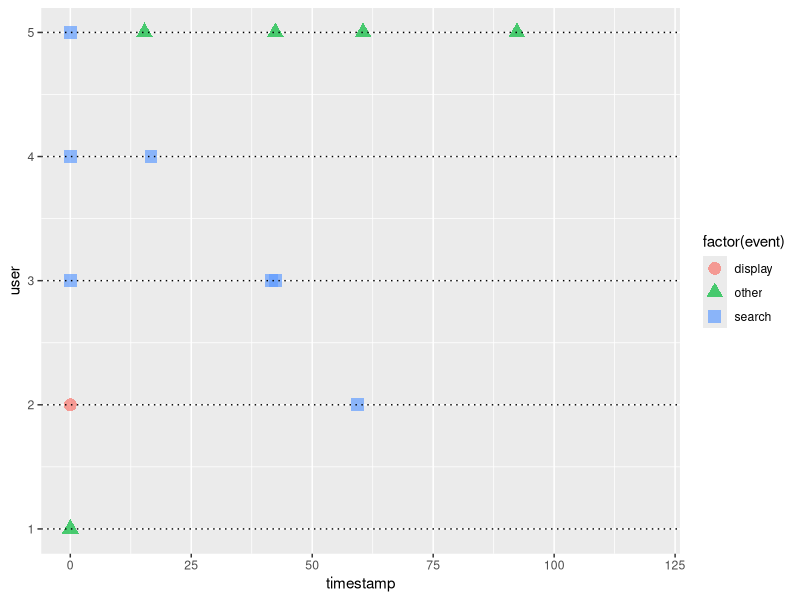

Write R code to recreate this figure.
## ---- chunk 1
suppressMessages(library(MASS))
suppressMessages(library(dplyr))
suppressMessages(library(xtable))
options(xtable.comment = FALSE)
suppressMessages(library(ggplot2))
knitr::opts_chunk$set(echo = FALSE, cache = T)
## ---- chunk 2
gammaShRaFromMeanSD = function( mean , sd ) {
  if ( mean <=0 ) stop("mean must be > 0")
  if ( sd <=0 ) stop("sd must be > 0")
  shape = mean^2/sd^2
  rate = mean/sd^2
  return( list( shape=shape , rate=rate ) )
}
## ---- chunk 3
ad_types <- c("search", "display", "other", "purchase")
K <- length(ad_types)
alpha_mean <- matrix(c(2.817, 0.0860, 0.5381, 0.6167,
                      0.1614, 1.7818, 0.2055, 0.0845,
                      0.4647, 0.1270, 8.0526, 0.8384), nrow = 3, ncol = 4)
row.names(alpha_mean) <- ad_types[1:3]
colnames(alpha_mean) <- ad_types

alpha_sd <- matrix(c(0.1765, 0.0214, 0.0562, 0.0633,
                      0.0496, 0.2314, 0.0572, 0.0347,
                      0.0654, 0.0367, 0.4117, 0.0867), nrow = 3, ncol = 4)

beta_mean <- c(34.0188, 46.8854, 51.5114)
beta_sd <- c(1.7426, 4.9370, 2.3241)
names(beta_mean) <- ad_types[1:3]

theta_mu_mean <- c(-5.3926, -6.1027, -5.8063, -9.7704) 
theta_mu_sd <- c(0.0166, 0.0212, 0.0221, 0.0762) 
names(theta_mu_mean) <- ad_types
names(theta_mu_sd) <- ad_types

Sigma_mu_mean <- matrix(c(0.4584, -0.1197, -0.4942, 0.2256,
                     -0.1197, 0.5934, -0.3380, -0.4157,
                     -0.4942, -0.3380, 1.0014, 0.0762,
                     0.2256, -0.4157, 0.0762, 2.3914), nrow = 4, ncol = 4)

Sigma_mu_sd <- matrix(c(0.0246, -0.0212, 0.0257, 0.1228,
                     0.0212, 0.0335, 0.0304, 0.1665,
                     0.0257, 0.0304, 0.0365, 0.2440,
                     0.1228, 0.1665, 0.2440, 0.2575), nrow = 4, ncol = 4)

row.names(Sigma_mu_mean) <- ad_types
colnames(Sigma_mu_mean) <- ad_types
  
psi_mean <- c(-0.5664, -0.7556, -0.6235, 0.2787)
psi_sd <- c(0.1228, 0.2348, 0.1229, 0.2160)
names(psi_mean) <- ad_types
names(psi_sd) <- ad_types
## ---- chunk 4
knitr::kable(alpha_mean, caption = "alpha", escape = F)
## ---- chunk 5
knitr::kable(beta_mean, caption = "beta", escape = F)
## ---- chunk 6
knitr::kable(theta_mu_mean, caption = "theta", escape = F)
## ---- chunk 7
knitr::kable(Sigma_mu_mean, caption = "Sigma", escape = F)
## ---- chunk 8
knitr::kable(psi_mean, caption = "psi", escape = F)
## ---- chunk 9
draw_params <- function() {
  alpha <- matrix(nrow = nrow(alpha_mean), ncol = ncol(alpha_mean))
  for(j in c(1:nrow(alpha_mean))) {
    for(k in c(1:ncol(alpha_mean))) {
      gam <- gammaShRaFromMeanSD(mean = alpha_mean[j,k], sd = alpha_sd[j,k])
      alpha[j,k] <- rgamma(n=1, shape = gam$shape, rate = gam$rate)
    }
  }
  
  beta <- numeric()
  for(j in c(1:length(beta_mean))) {
      gam <- gammaShRaFromMeanSD(mean = beta_mean[j], sd = beta_sd[j])
      beta[j] <- rgamma(n=1, shape = gam$shape, rate = gam$rate)
  }
  
  ##### Use means until we found a way to create distributions to draw from! #####
  # psi <- psi_mean
  # TODO: check if we can use diagonal of sd here 
  psi <- mvrnorm(mu = psi_mean, Sigma = psi_sd * diag(nrow = length(psi_sd)))
  # theta_mu <- theta_mu_mean
  # TODO: check if we can use diagonal of sd here 
  theta_mu <-mvrnorm(mu = theta_mu_mean, Sigma = theta_mu_sd * diag(nrow = length(theta_mu_sd)))
  # TODO: Check how to draw from IW dist. using mean and sd
  Sigma_mu <- Sigma_mu_mean
  mu <- exp(mvrnorm(mu = theta_mu, Sigma = Sigma_mu))
  list(alpha = alpha, beta = beta, psi = psi, theta_mu = theta_mu, Sigma_mu = Sigma_mu, mu = mu)
}
## ---- chunk 10
j_0 <- sample(length(ad_types) - 1, size = 1)
# TODO: check if t's unit is actually in days
T <- 120
## ---- chunk 11
simulate_user_clickstream <- function(alpha, beta, psi, theta_mu, Sigma_mu, mu) {
  t = 0; n = 0; n_K = 0; m = c(alpha[j_0,] + mu) %>% sum; j = integer(); t_j = numeric()
  
  hist_intensity_decay <- function(a, b, events, current_time, event_times) {
    result <- numeric(K)
    names(result) <- ad_types
    if(length(events) == 0) return(result)
    
    for(k in 1:K){
      for(idx in 1:length(events)){
        j_l <- events[idx]
        if(j_l != K) { # do not consider purchases (K) here
          result[k] <- result[k] + alpha[j_l, k] * exp(-1 * beta[j_l] * (t - event_times[idx]))
        }
      }
    }
    return(result)
  }

  repeat {
    s <- rexp(n = 1, rate = m)
    t <- t + s
    #sprintf("t is %f", t)
    if(!is.nan(t) && t < T){
      lambda <- mu * exp(psi*n_K) + alpha[j_0, ] * exp(-1 * beta[j_0] * t)
      lambda <- lambda + hist_intensity_decay(alpha, beta, j, t, t_j)
      U <- runif(n = 1)
      if(U <= sum(lambda) / m){
        #print("Create new event")
        n <- n + 1
        t_j[n] <- t
        j[n] <- which(rmultinom(n = 1, size = 1, prob = lambda/sum(lambda))[,1] %in% c(1)) # choose next click event
        if(j[n] == K) { # if purchase
          n_K <- n_K + 1
          m <- sum(lambda - mu * exp(psi * (n_K -1)) + mu * exp(psi * n_K))
          #sprintf("Set m to %f for purchase", m)
        } else {
          m <- sum(lambda + alpha[j[n], ])
          #sprintf("Set m to %f for non-purchase", m)
        }
      } else {
        #sprintf("No event created. U is %f", U)
        m <- sum(lambda)
        #sprintf("Set m to %f for no new event", m)
      }
    }
    
    if(t > T) return(list(timestamp = c(0, t_j), event = ad_types[c(j_0, j)]))
  }
}

## ---- chunk 12
params <- draw_params()
data <- do.call(simulate_user_clickstream, params)
## ---- chunk 13
xtable(data.frame(time = data$timestamp, event = data$event), caption = "Simulated click stream")
## ---- chunk 14
sim_cnt <- 5
## ---- chunk 15
# initialize variable here
users <- data.frame()
for(i in 1:sim_cnt) {
  j_0 <- sample(length(ad_types) - 1, size = 1)
  params <- draw_params()
  data <- do.call(simulate_user_clickstream, params)
  users <- users %>% 
    rbind(data_frame(user = rep.int(i, length(data$event)), 
                     event = data$event, 
                     timestamp=data$timestamp))
  # add to variable here
}
## ---- chunk 16
ggplot(users, aes(x = timestamp, y = user, 
                  label = event, color = factor(event), 
                  shape = factor(event),
                  xmax = T)) +
  geom_point(size = 4, alpha = .7) +
  #geom_text(aes(label = event)) + 
  geom_hline(aes(yintercept = user), lty="dotted") + 
  xlim(0, T)
